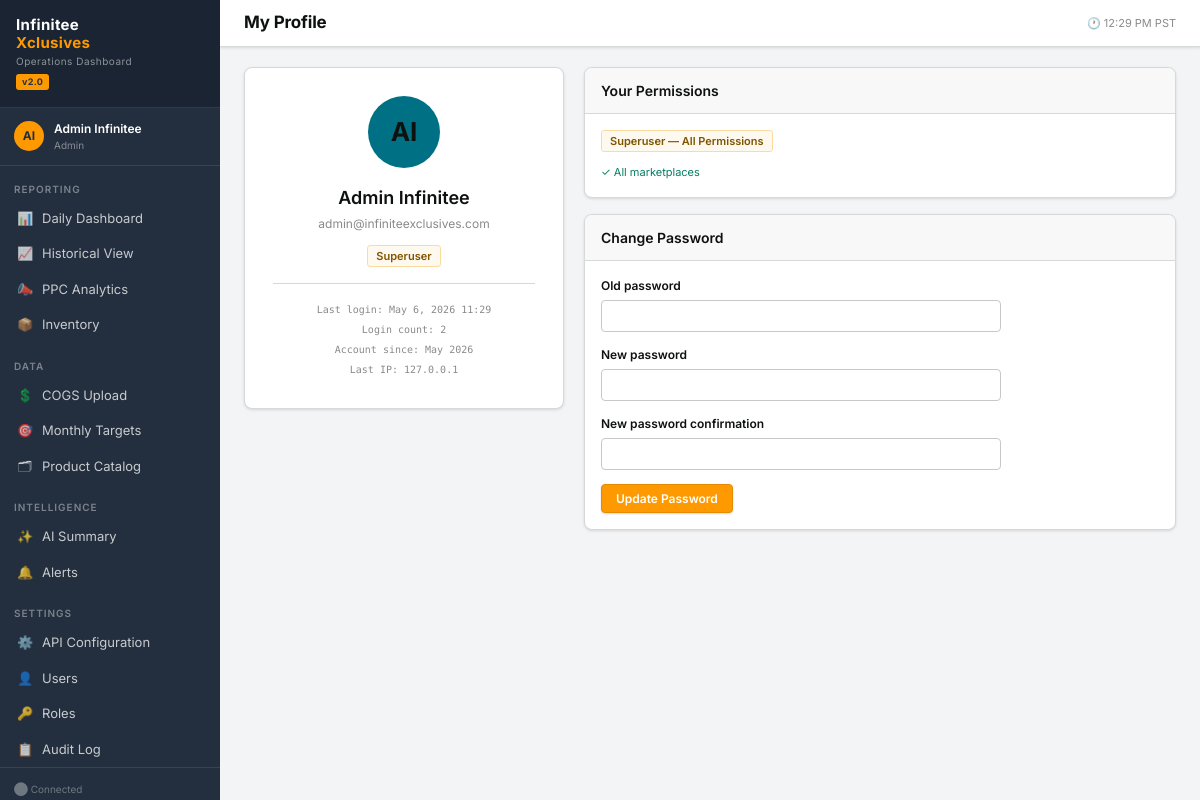
The app's page /auth/profile/ (signed in) with its own data.
### apps/users/models.py (models this page shows, shortened)
class User(AbstractBaseUser, PermissionsMixin):
    email        = models.EmailField(unique=True)
    first_name   = models.CharField(max_length=64)
    last_name    = models.CharField(max_length=64)
    role         = models.ForeignKey(Role, on_delete=models.PROTECT,
                                     null=True, blank=True,
                                     related_name='users')
    is_active    = models.BooleanField(default=True)
    is_staff     = models.BooleanField(default=False)
    avatar       = models.ImageField(upload_to='avatars/', null=True, blank=True)
    timezone     = models.CharField(max_length=64, default='America/Los_Angeles')
    phone        = models.CharField(max_length=20, blank=True)
    created_at   = models.DateTimeField(auto_now_add=True)
    updated_at   = models.DateTimeField(auto_now=True)
    last_login_ip = models.GenericIPAddressField(null=True, blank=True)
    login_count  = models.PositiveIntegerField(default=0)
    allowed_marketplaces = models.JSONField(
        default=list,
        help_text='Empty list = all marketplaces allowed'
    )
    USERNAME_FIELD  = 'email'
    REQUIRED_FIELDS = ['first_name', 'last_name']
    objects = UserManager()
    class Meta:
        db_table = 'ix_users'
        ordering = ['email']
    @property
    def full_name(self):
        return f'{self.first_name} {self.last_name}'.strip()
    def has_perm_flag(self, flag: str) -> bool:
        if self.is_superuser:
            return True
        if not self.role:
            return False
        return getattr(self.role, flag, False)

### apps/users/views.py (the view)
# urls.py: path('profile/',            views.profile,            name='profile'),
@login_required
def profile(request):
    pw_form = PasswordChangeForm(request.user, request.POST or None)
    if request.method == 'POST' and pw_form.is_valid():
        pw_form.save()
        update_session_auth_hash(request, pw_form.user)
        messages.success(request, 'Password changed successfully.')
        return redirect('users:profile')
    return render(request, 'users/profile.html', {'pw_form': pw_form})

### apps/core/context_processors.py (called while the page is built)
def global_context(request):
    ctx = {
        'APP_VERSION': '2.0',
        'MARKETPLACES': list(settings.AMAZON_MARKETPLACES.keys()),
    }
    if request.user.is_authenticated and request.user.role:
        ctx['user_role'] = request.user.role
    return ctx

### apps/core/templatetags/ix_tags.py (called while the page is built)
@register.filter
def has_perm(user, flag):
    if not user or not user.is_authenticated:
        return False
    return user.has_perm_flag(flag)

### templates/users/profile.html (shortened to what this page needs)
{% extends "base/base.html" %}
{% block page_title %}My Profile{% endblock %}
{% block content %}
<div style="display:grid;grid-template-columns:320px 1fr;gap:20px;align-items:start">
  <div class="card">
    <div class="card-body" style="text-align:center;padding:28px">
      <div style="width:72px;height:72px;border-radius:50%;background:linear-gradient(135deg,var(--accent),var(--cyan));display:flex;align-items:center;justify-content:center;font-size:26px;font-weight:700;margin:0 auto 16px">
        {{ user.first_name.0 }}{{ user.last_name.0 }}
      </div>
      <div style="font-size:18px;font-weight:600;margin-bottom:4px">{{ user.full_name }}</div>
      <div style="font-size:12px;color:var(--text3);margin-bottom:12px">{{ user.email }}</div>
      {% if user.role %}
      <span class="badge badge-blue">{{ user.role.name }}</span>
      {% else %}
      <span class="badge badge-gold">Superuser</span>
      {% endif %}
      <div class="divider"></div>
      <div style="font-family:'DM Mono',monospace;font-size:10px;color:var(--text3);line-height:2">
        <div>Last login: {{ user.last_login|date:"M j, Y H:i"|default:"Never" }}</div>
        <div>Login count: {{ user.login_count }}</div>
        <div>Account since: {{ user.created_at|date:"M Y" }}</div>
        {% if user.last_login_ip %}<div>Last IP: {{ user.last_login_ip }}</div>{% endif %}
      </div>
    </div>
  </div>
  <div>
    <div class="card" style="margin-bottom:16px">
      <div class="card-header"><div class="card-title">Your Permissions</div></div>
      <div class="card-body">
        <div style="display:flex;flex-wrap:wrap;gap:6px">
          {% with r=user.role %}
          {% if r %}
          {% if r.can_view_dashboard %}      <span class="badge badge-green">view_dashboard</span>{% endif %}
          {% if r.can_view_financials %}     <span class="badge badge-green">view_financials</span>{% endif %}
          {% if r.can_view_ppc %}            <span class="badge badge-green">view_ppc</span>{% endif %}
          {% if r.can_view_inventory %}      <span class="badge badge-green">view_inventory</span>{% endif %}
          {% if r.can_view_historical %}     <span class="badge badge-green">view_historical</span>{% endif %}
          {% if r.can_manage_cogs %}         <span class="badge badge-gold">manage_cogs</span>{% endif %}
          {% if r.can_manage_targets %}      <span class="badge badge-gold">manage_targets</span>{% endif %}
          {% if r.can_manage_catalog %}      <span class="badge badge-gold">manage_catalog</span>{% endif %}
          {% if r.can_configure_api %}       <span class="badge badge-red" style="background:rgba(239,68,68,.15);color:var(--red);border-color:rgba(239,68,68,.3)">configure_api</span>{% endif %}
          {% if r.can_manage_users %}        <span class="badge badge-red" style="background:rgba(239,68,68,.15);color:var(--red);border-color:rgba(239,68,68,.3)">manage_users</span>{% endif %}
          {% if r.can_view_audit_log %}      <span class="badge badge-blue">view_audit_log</span>{% endif %}
          {% if r.can_generate_ai_summary %} <span class="badge badge-gold">ai_summary</span>{% endif %}
          {% else %}
          <span class="badge badge-gold">Superuser — All Permissions</span>
          {% endif %}
          {% endwith %}
        </div>
        {% if user.allowed_marketplaces %}
        <div style="margin-top:12px;font-size:11px;color:var(--text3)">
          Marketplace access: {% for mp in user.allowed_marketplaces %}
          <span class="badge badge-blue">{{ mp|upper }}</span>{% endfor %}
        </div>
        {% else %}
        <div style="margin-top:12px;font-size:11px;color:var(--green)">✓ All marketplaces</div>
        {% endif %}
      </div>
    </div>
    <div class="card">
      <div class="card-header"><div class="card-title">Change Password</div></div>
      <div class="card-body">
        <form method="post" style="max-width:400px">
          {% for field in pw_form %}
          <div class="form-group">
            <label class="form-label">{{ field.label }}</label>
            <input type="password" name="{{ field.html_name }}" class="form-control" autocomplete="off">
          </div>
          {% endfor %}
          <button type="submit" class="btn btn-primary">Update Password</button>
        </form>
      </div>
    </div>
  </div>
</div>
{% endblock %}

### templates/base/base.html (shortened to what this page needs)
{% load ix_tags %}<!DOCTYPE html>
<html lang="en">
<head>
</head>
<body>
{% if user.is_authenticated %}
<aside class="sidebar">
  <div class="brand">
    <div class="brand-logo">Infinitee<br><span>Xclusives</span></div>
    <div class="brand-sub">Operations Dashboard</div>
    <div class="brand-badge">v2.0</div>
  </div>
  <div class="sidebar-user">
    <div class="sidebar-avatar">{{ user.first_name.0 }}{{ user.last_name.0 }}</div>
    <div>
      <div class="sidebar-uname">{{ user.full_name }}</div>
      <div class="sidebar-urole">{{ user.role.name|default:"Admin" }}</div>
    </div>
  </div>
  <div class="nav-section">Reporting</div>
  <a href="{% url 'dashboard:index' %}" class="nav-item {% block nav_dashboard %}{% endblock %}">
    <span class="nav-icon">📊</span> Daily Dashboard
  </a>
  {% if user|has_perm:'can_view_historical' %}
  <a href="{% url 'dashboard:historical' %}" class="nav-item {% block nav_history %}{% endblock %}">
    <span class="nav-icon">📈</span> Historical View
  </a>
  {% endif %}
  {% if user|has_perm:'can_view_ppc' %}
  <a href="{% url 'dashboard:ppc' %}" class="nav-item {% block nav_ppc %}{% endblock %}">
    <span class="nav-icon">📣</span> PPC Analytics
  </a>
  {% endif %}
  {% if user|has_perm:'can_view_inventory' %}
  <a href="{% url 'dashboard:inventory' %}" class="nav-item {% block nav_inventory %}{% endblock %}">
    <span class="nav-icon">📦</span> Inventory
  </a>
  {% endif %}
  <div class="nav-section">Data</div>
  {% if user|has_perm:'can_manage_cogs' %}
  <a href="{% url 'dashboard:cogs' %}" class="nav-item {% block nav_cogs %}{% endblock %}">
    <span class="nav-icon">💲</span> COGS Upload
  </a>
  {% endif %}
  {% if user|has_perm:'can_manage_targets' %}
  <a href="{% url 'dashboard:targets' %}" class="nav-item {% block nav_targets %}{% endblock %}">
    <span class="nav-icon">🎯</span> Monthly Targets
  </a>
  {% endif %}
  {% if user|has_perm:'can_manage_catalog' %}
  <a href="{% url 'dashboard:catalog' %}" class="nav-item {% block nav_catalog %}{% endblock %}">
    <span class="nav-icon">🗂</span> Product Catalog
  </a>
  {% endif %}
  <div class="nav-section">Intelligence</div>
  {% if user|has_perm:'can_generate_ai_summary' %}
  <a href="{% url 'dashboard:summary' %}" class="nav-item {% block nav_summary %}{% endblock %}">
    <span class="nav-icon">✨</span> AI Summary
  </a>
  {% endif %}
  <a href="{% url 'dashboard:alerts' %}" class="nav-item {% block nav_alerts %}{% endblock %}" id="alertsNavItem">
    <span class="nav-icon">🔔</span> Alerts
  </a>
  {% if user|has_perm:'can_configure_api' %}
  <div class="nav-section">Settings</div>
  <a href="{% url 'amazon_api:list' %}" class="nav-item {% block nav_api %}{% endblock %}">
    <span class="nav-icon">⚙️</span> API Configuration
  </a>
  {% endif %}
  {% if user|has_perm:'can_manage_users' %}
  <a href="{% url 'users:list' %}" class="nav-item {% block nav_users %}{% endblock %}">
    <span class="nav-icon">👤</span> Users
  </a>
  <a href="{% url 'users:roles' %}" class="nav-item {% block nav_roles %}{% endblock %}">
    <span class="nav-icon">🔑</span> Roles
  </a>
  {% endif %}
  {% if user|has_perm:'can_view_audit_log' %}
  <a href="{% url 'users:audit' %}" class="nav-item {% block nav_audit %}{% endblock %}">
    <span class="nav-icon">📋</span> Audit Log
  </a>
  {% endif %}
  <div class="sidebar-footer">
    <div id="sidebarStatus" style="margin-bottom:6px">⬤ Connected</div>
  </div>
</aside>
<main class="main">
  <div class="topbar">
    <div class="topbar-left">
      <div class="page-title">{% block page_title %}Dashboard{% endblock %}</div>
    </div>
    <div class="topbar-right">
      <span id="mpClock" style="font-size:11px;color:var(--text3)"></span>
    </div>
  </div>
  <div class="content page-fade">
    {% block content %}{% endblock %}
  </div>
</main>
{% else %}
{% block auth_content %}{% endblock %}
{% endif %}
</body>
</html>

### records on screen
User: first_name.0 "A", last_name.0 "I", full_name "Admin Infinitee", role.name "Admin", email "admin@infiniteexclusives.com", last_login "May 6, 2026 11:29", login_count "2", created_at "May 2026", last_login_ip "127.0.0.1"

### other values on screen
{{ field.label }} "Old password" "New password" "New password confirmation"
